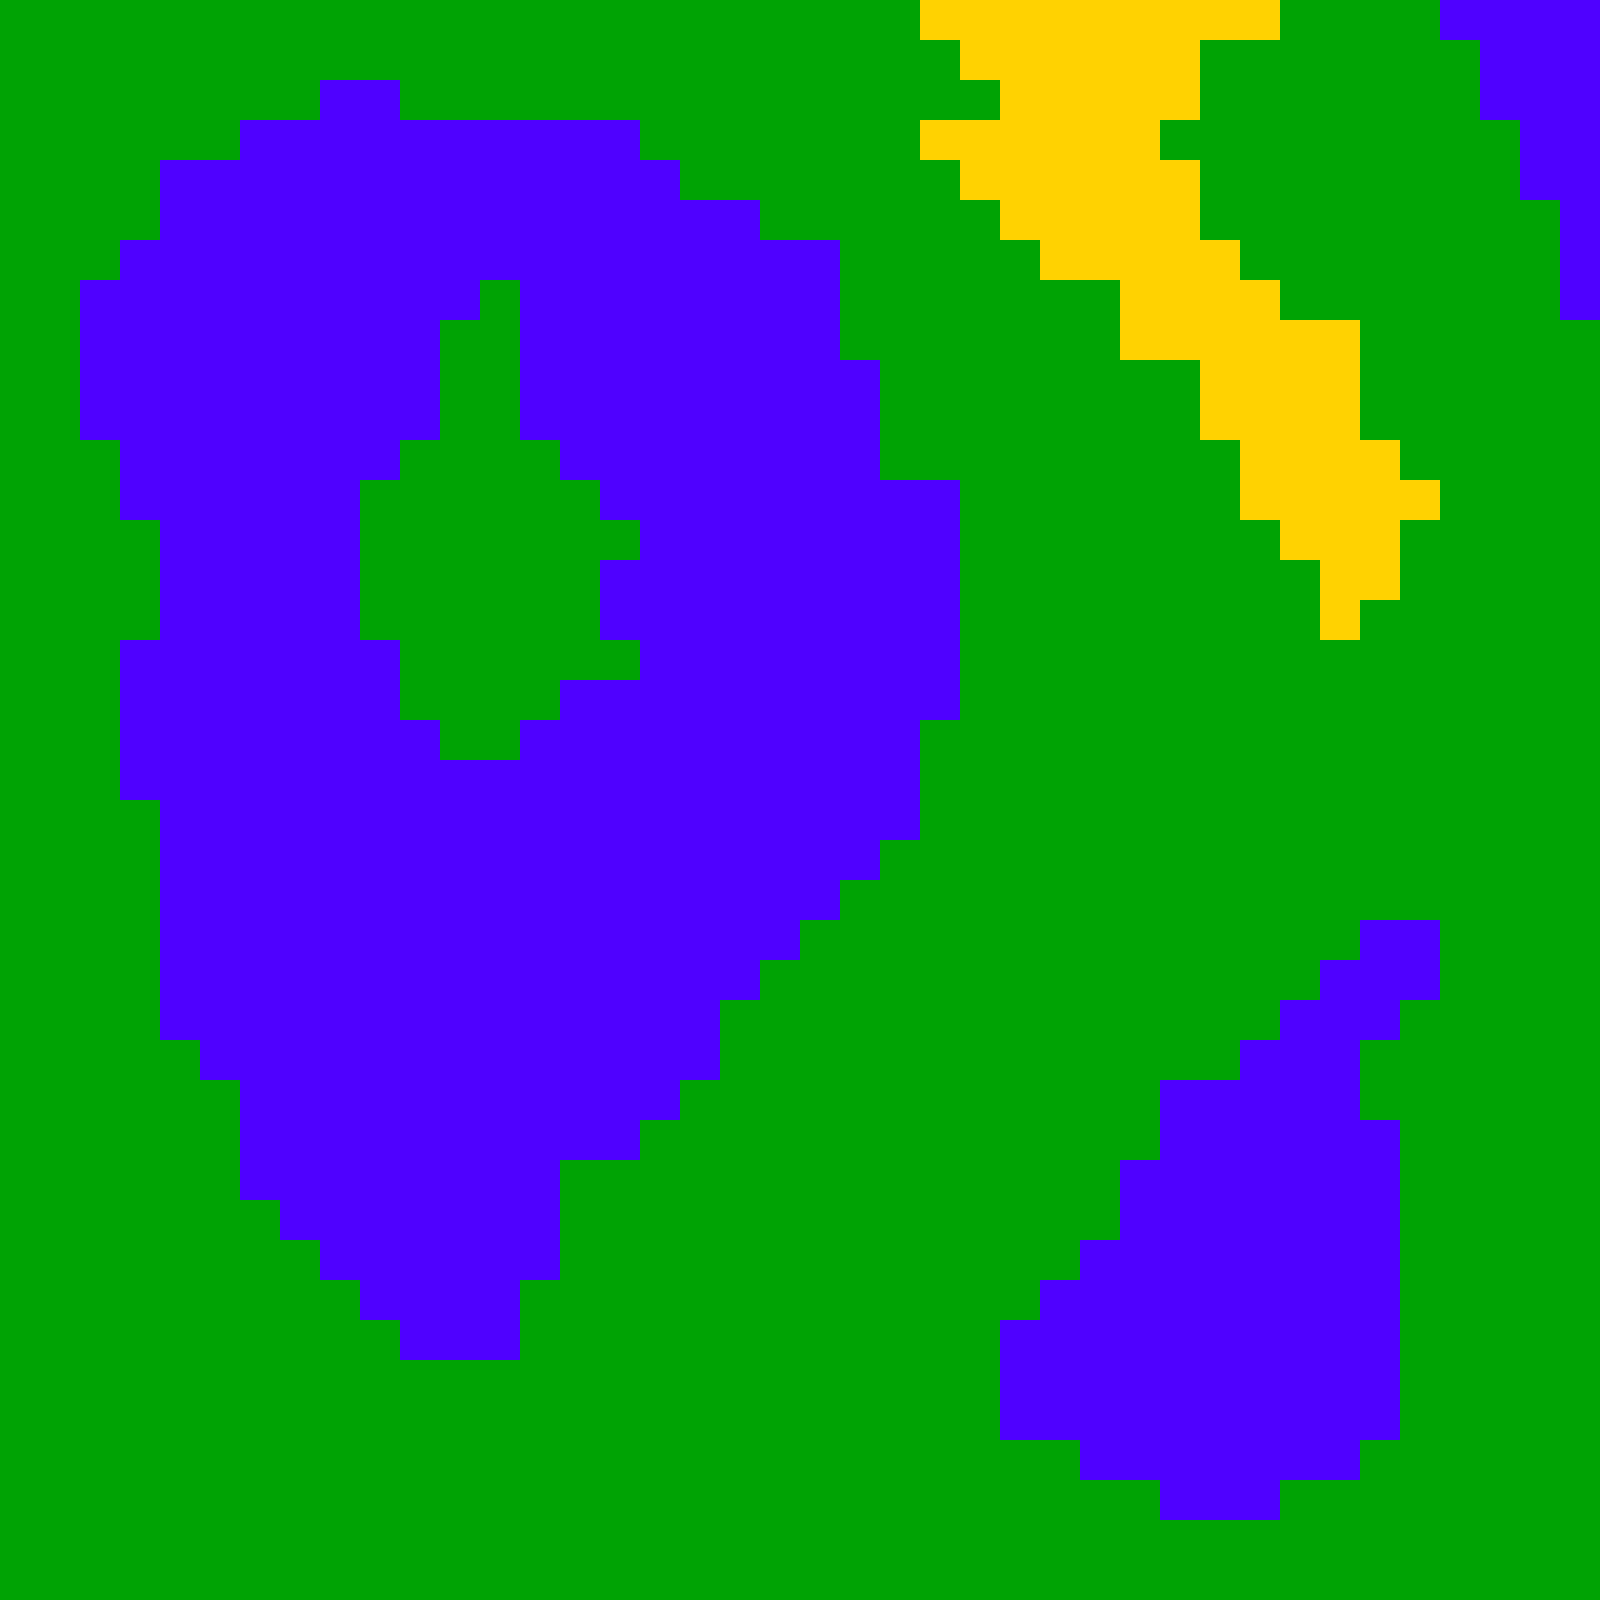

The image is a tile-based game level rendered from a .tmx file. Its description and source (layers, tilesets, objects; grid data summarised) follow:
An orthogonal 40x40 tile map with 40x40 px tiles, 1 tile layer (map1), 2 hidden layers not drawn.

<map version="1.0" tiledversion="1.1.5" orientation="orthogonal" renderorder="right-down" width="40" height="40" tilewidth="40" tileheight="40" infinite="0" nextobjectid="1">
 <tileset firstgid="1" name="tiles" tilewidth="40" tileheight="40" tilecount="3" columns="3">
  <image source="tiles.png" width="120" height="40" />
 </tileset>
 <layer name="map1" width="40" height="40">
  <data>[1600 cells, 1600 non-empty, 3 distinct tile ids]</data>
 </layer>
 <layer name="map2" width="40" height="40" visible="0" locked="1">
  <data>[1600 cells, 1600 non-empty, 2 distinct tile ids]</data>
 </layer>
 <layer name="map3" width="40" height="40" visible="0" locked="1">
  <data>[1600 cells, 1600 non-empty, 2 distinct tile ids]</data>
 </layer>
</map>